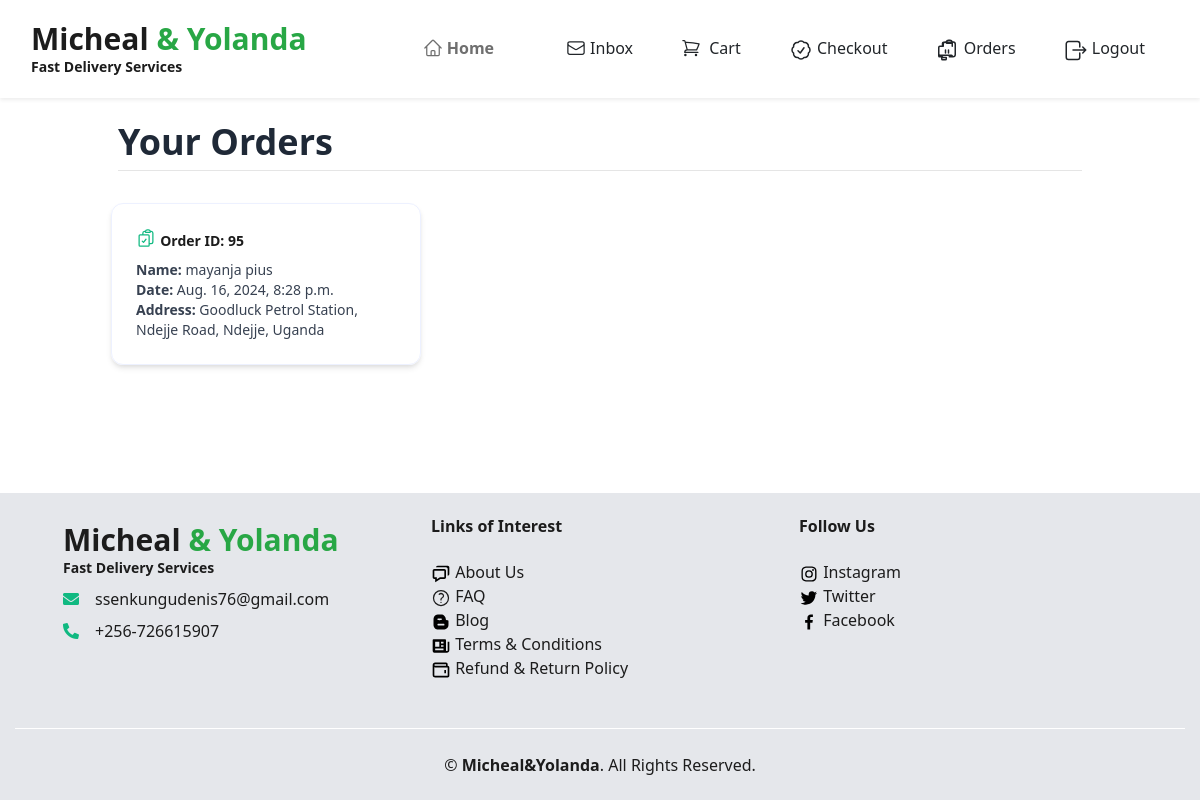
Before: /order/orders/ (signed in) with the older database file.
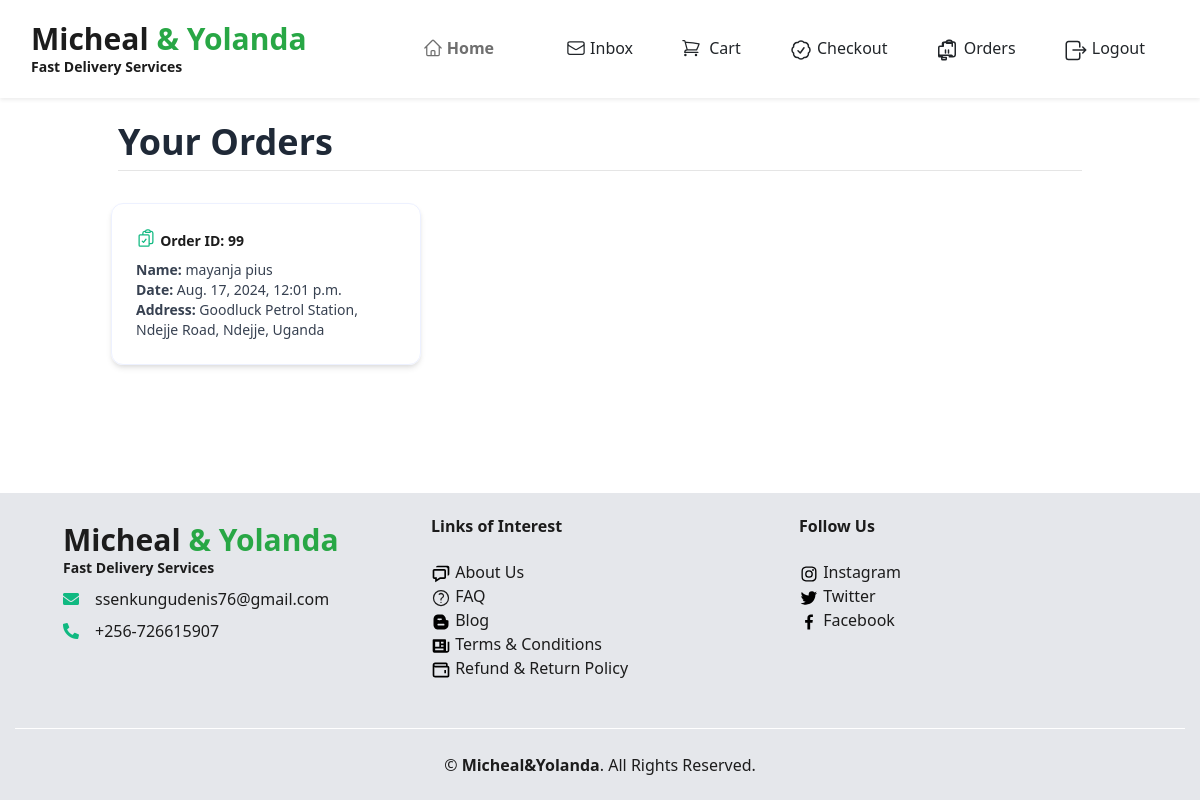
After: the same page with the newer database file.
### orders/models.py (models this page shows, shortened)
class Order(models.Model):
    user = models.ForeignKey(User, related_name='orders', on_delete=models.CASCADE, null=True)
    address = models.CharField(max_length=250)
    phone_number = models.CharField(max_length=20)
    created = models.DateTimeField(auto_now_add=True)
    updated = models.DateTimeField(auto_now=True)
    paid = models.BooleanField(default=False)
    class Meta:
        ordering = ['-created']
        indexes = [
             models.Index(fields=['-created']),
             ]

### user/models.py (models this page shows, shortened)
class Customer(models.Model):
    user = models.OneToOneField(User, on_delete=models.CASCADE, primary_key=True, related_name='student')
    first_name = models.CharField(max_length=100)
    last_name = models.CharField(max_length=100)
    created_at = models.DateTimeField(default=timezone.now)

### orders/views.py (the view)
# urls.py: path('order/', include('orders.urls')),
@customer_required
def orders(request):
    customer = Customer.objects.get(user=request.user)
    orders = Order.objects.filter(user=request.user)
    return render(request, 'order/orders.html', {'orders':orders,'customer':customer})

### cart/cart.py (called while the page is built)
    def __len__(self):
        return sum(item['quantity'] for item in self.cart.values())

### cart/context_processors.py (called while the page is built)
def cart(request):
    return {'cart': Cart(request)}

def cart_count(request):
    cart = Cart(request)
    return {'cart_count': len(cart)}

### jumia/context_processors.py (called while the page is built)
def categories(request):
    cat = Categories.objects.all()
    return {'cat': cat}

### orders/templates/order/orders.html (shortened to what this page needs)
{% extends 'jumia/base.html' %}
{% block content %}
<div class="container py-4">
    <h1 class="flex text-start text-xl lg:text-4xl font-bold text-gray-800 mb-2">Your Orders</h1>
    <hr class="mb-8">
    <div class="row px-2">
        {% if orders %}
        <div class="grid grid-cols-1 md:grid-cols-2 lg:grid-cols-3 gap-6">
            {% for order in orders %}
            <a href="{% url 'orders:detail' order.id %}" class="block transition transform hover:scale-105 bg-white">
                <div class="border border-gray-100 shadow-md rounded-xl p-6 hover:bg-gray-50">
                    <div class="text-green-500 mb-1">
                        <h2 class="text-sm font-bold inline-block">Order ID: {{ order.id }}</h2>
                    </div>
                    <div class="text-sm text-gray-700">
                        <p><strong>Name:</strong> {{ customer.first_name }} {{ customer.last_name }}</p>
                        <p><strong>Date:</strong> {{ order.created }}</p>
                        <p><strong>Address:</strong> {{ order.address }}</p>
                    </div>
                </div>
            </a>
            {% endfor %}
        </div>
        {% endif %}
    </div>
</div>
{% endblock %}

### jumia/templates/jumia/base.html (shortened to what this page needs)
<!DOCTYPE html>
<html lang="en">
<head>
    {% load static %}
    {% load humanize %}
    <link href="https://cdnjs.cloudflare.com/ajax/libs/font-awesome/5.10.0/css/all.min.css" rel="stylesheet">
    <link rel="stylesheet" href="https://cdnjs.cloudflare.com/ajax/libs/OwlCarousel2/2.3.4/assets/owl.carousel.min.css">
    <link rel="stylesheet" href="https://cdnjs.cloudflare.com/ajax/libs/OwlCarousel2/2.3.4/assets/owl.theme.default.min.css">
    <link href="lib/owlcarousel/assets/owl.carousel.min.css" rel="stylesheet">
    <link href="{% static 'css/style.css' %}" rel="stylesheet">
    <link href="https://unpkg.com/tailwindcss@^2/dist/tailwind.min.css" rel="stylesheet">
    <link rel="stylesheet" href="https://unpkg.com/leaflet-search/dist/leaflet-search.min.css" />
</head>
<body class="bg-gray-100 lg:bg-white flex flex-col min-h-screen">
    <nav class="navbar navbar-expand-lg sticky-top py-3 bg-light shadow-sm">
        <div class="container-fluid">
            <a href="{% url 'jumia:items' %}" class="navbar-brand text-decoration-none">
                <h1 class="text-2xl lg:text-3xl font-bold">Micheal <span class="text-success">& Yolanda</span></h1>
                <h5 class="font-semibold text-sm">Fast Delivery Services</h5>
            </a>
            <div class="collapse navbar-collapse" id="navbarContent">
                <div class="navbar-nav ml-auto hidden lg:inline-block">
                    {% if request.user.is_authenticated %}
                    <div class="flex justify-center items-center gap-4">
                        <a href="{% url 'jumia:items' %}" class="hover:bg-green-600 hover:text-white rounded-2xl px-4 py-2 m-2 text-md font-semibold">
                            Home
                        </a>
                        <div class="">
                            <ul class="flex">
                                <li><a href="{% url 'chart:inbox' %}" class="dropdown-item">
                                    Inbox</a>
                                </li>
                                <li><a href="{% url 'cart:cart_detail' %}" class="dropdown-item hidden lg:block">
                                     Cart</a>
                                </li>
                                <li><a href="{% url 'orders:order_create' %}" class="dropdown-item">
                                     Checkout</a>
                                </li>
                                <li><a href="{% url 'orders:order' %}" class="dropdown-item">
                                     Orders</a>
                                </li>
                                <li><a href="{% url 'user:logout' %}" class="dropdown-item">
                                     Logout</a>
                                </li>
                            </ul>
                        </div>
                    </div>
                    {% endif %}
                </div>
            </div>
        </div>
    </nav>
    <div class="container">
        {% block content %}
        {% endblock %}
    </div>
     <br>
     <br>
     <br>
    <div class="container-fluid bg-gray-200 text-dark pt-2 mt-8">
        <div class="row px-xl-5 pt-3">
            <div class="col-lg-4 col-md-12 mb-5 pr-3">
                <a href="{% url 'jumia:items' %}" class="navbar-brand text-decoration-none">
                    <h1 class="text-2xl lg:text-3xl font-bold">Micheal <span class="text-success">& Yolanda</span></h1>
                    <h5 class="font-semibold text-sm">Fast Delivery Services</h5>
                </a>
                <p class="mb-2"><i class="fa fa-envelope text-green-500 mr-3 mt-2"></i>ssenkungudenis76@gmail.com</p>
                <p class="mb-0"><i class="fa fa-phone-alt text-green-500 mr-3"></i>+256-726615907</p>
            </div>
            <div class="col-lg-4 col-md-12 mb-5">
                <h5 class="font-weight-bold text-dark mb-4">Links of Interest</h5>
                <ul class="list-unstyled">
                    <li><a href="" class="text-dark" target="_blank"> About Us</a></li>
                    <li><a href="" class="text-dark" target="_blank"> FAQ</a></li>
                    <li><a href="" class="text-dark" target="_blank"> Blog</a></li>
                    <li><a href="" class="text-dark" target="_blank"> Terms & Conditions</a></li>
                    <li><a href="" class="text-dark" target="_blank"> Refund & Return Policy</a></li>
                </ul>
            </div>
            <div class="col-lg-4 col-md-12 mb-5">
                <h5 class="font-weight-bold text-dark mb-4">Follow Us</h5>
                <ul class="list-unstyled">
                    <li><a href="" class="text-dark" target="_blank"> Instagram</a></li>
                    <li><a href="" class="text-dark" target="_blank"> Twitter</a></li>
                    <li><a href="" class="text-dark" target="_blank"> Facebook</a></li>
                </ul>
            </div>
        </div>
        <div class="flex justify-center border-top border-light py-4">
            <div class="">
                <p class="">
                    &copy; <a class="text-dark font-weight-semi-bold" href="#">Micheal&Yolanda</a>. All Rights Reserved.
                </p>
            </div>
        </div>
    </div>
</body>
</html>

Changed rows visible on the page:
removed Order: id "95", {{ customer.first_name }} "mayanja", {{ customer.last_name }} "pius", created "Aug. 16, 2024, 8:28 p.m.", address "Goodluck Petrol Station, Ndejje Road, Ndejje, Uganda"
added Order: id "99", {{ customer.first_name }} "mayanja", {{ customer.last_name }} "pius", created "Aug. 17, 2024, 12:01 p.m.", address "Goodluck Petrol Station, Ndejje Road, Ndejje, Uganda"
